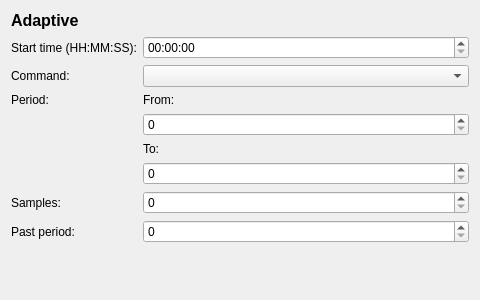
<?xml version="1.0" encoding="UTF-8"?>
<ui version="4.0">
 <class>AdaptiveElementEditor</class>
 <widget class="QWidget" name="AdaptiveElementEditor">
  <property name="geometry">
   <rect>
    <x>0</x>
    <y>0</y>
    <width>480</width>
    <height>300</height>
   </rect>
  </property>
  <property name="minimumSize">
   <size>
    <width>480</width>
    <height>0</height>
   </size>
  </property>
  <property name="windowTitle">
   <string>Form</string>
  </property>
  <layout class="QFormLayout" name="formLayout">
   <item row="0" column="0">
    <widget class="QLabel" name="label">
     <property name="font">
      <font>
       <pointsize>12</pointsize>
       <weight>75</weight>
       <bold>true</bold>
      </font>
     </property>
     <property name="text">
      <string>Adaptive</string>
     </property>
    </widget>
   </item>
   <item row="1" column="0">
    <widget class="QLabel" name="label_2">
     <property name="text">
      <string>Start time (HH:MM:SS):</string>
     </property>
    </widget>
   </item>
   <item row="1" column="1">
    <widget class="QTimeEdit" name="timeEdit">
     <property name="currentSection">
      <enum>QDateTimeEdit::SecondSection</enum>
     </property>		
     <property name="displayFormat">
      <string>HH:mm:ss</string>
     </property>
    </widget>
   </item>
   <item row="2" column="0">
    <widget class="QLabel" name="label_3">
     <property name="text">
      <string>Command:</string>
     </property>
    </widget>
   </item>
   <item row="2" column="1">
    <widget class="QComboBox" name="command_comboBox"/>
   </item>
   <item row="4" column="0">
    <widget class="QLabel" name="label_4">
     <property name="text">
      <string>Period:</string>
     </property>
    </widget>
   </item>
   <item row="4" column="1">
    <widget class="QLabel" name="label_5">
     <property name="text">
      <string>From:</string>
     </property>
    </widget>
   </item>
   <item row="5" column="1">
    <widget class="QSpinBox" name="periodFrom_spinBox">
     <property name="maximum">
      <number>99999</number>
     </property>
    </widget>
   </item>
   <item row="6" column="1">
    <widget class="QLabel" name="label_6">
     <property name="text">
      <string>To:</string>
     </property>
    </widget>
   </item>
   <item row="7" column="1">
    <widget class="QSpinBox" name="periodTo_spinBox">
     <property name="maximum">
      <number>99999</number>
     </property>
    </widget>
   </item>
   <item row="8" column="0">
    <widget class="QLabel" name="label_7">
     <property name="text">
      <string>Samples:</string>
     </property>
    </widget>
   </item>
   <item row="8" column="1">
    <widget class="QSpinBox" name="samples_spinBox">
     <property name="maximum">
      <number>99999</number>
     </property>
    </widget>
   </item>
   <item row="9" column="0">
    <widget class="QLabel" name="label_8">
     <property name="text">
      <string>Past period:</string>
     </property>
    </widget>
   </item>
   <item row="9" column="1">
    <widget class="QSpinBox" name="pastPeriod_spinBox">
     <property name="maximum">
      <number>99999</number>
     </property>
    </widget>
   </item>
  </layout>
 </widget>
 <resources/>
 <connections/>
</ui>
